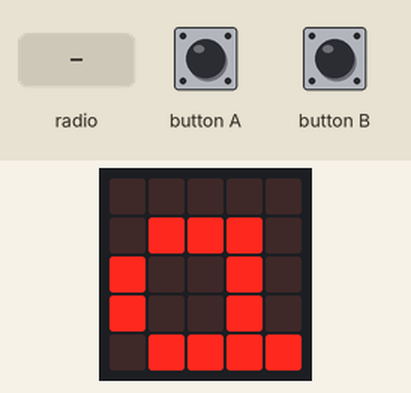
A program run on a simulated BBC micro:bit (MakeCode). Shown: the board's 5×5 LED display. The test bench sets the inputs (shaded band).

Above: at 1.2 s.
1.3 s: radio message "1" arrives
At 3.1 s:
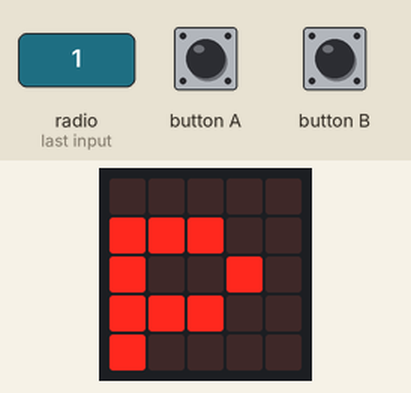
3.4 s: radio message "0" arrives
At 3.64 s:
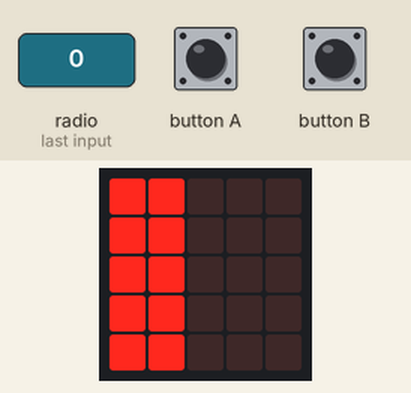
5.3 s: radio message "1" arrives
At 7.7 s:
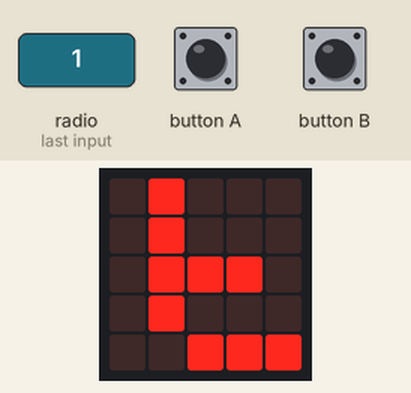
8.0 s: radio message "0" arrives
At 8.23 s:
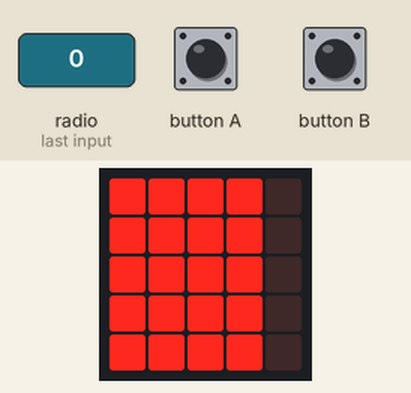
9.9 s: radio message "1" arrives
At 10.8 s:
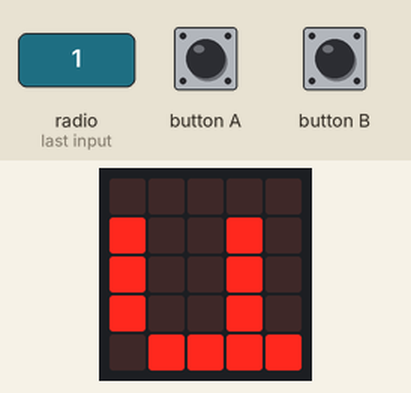
Timing chart, 0 to 12.9 s (numbered marks = the images above; inputs shaded):
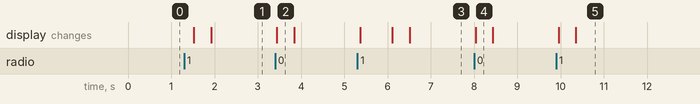

Measured:
- after the input at 1.3 s, the display: first changes after 0.22 s (image 1 shows a later state)
- after the input at 3.4 s, the display: changes at once (image 2)
- after the input at 5.3 s, the display: changes after 0.06 s (image 3)
- after the input at 8.0 s, the display: changes at once (image 4)
- after the input at 9.9 s, the display: first changes after 0.05 s (image 5 shows a later state)
- what the display in image 2 shows lasts 0.4 s, from 3.4 s to 3.8 s

The program:

main.ts
```typescript
radio.onReceivedNumber(function (receivedNumber) {
    if (_1 == 1) {
        _2 = receivedNumber
        basic.showLeds(`
            # . . . .
            # . . . .
            # . . . .
            # . . . .
            # . . . .
            `)
    }
    if (_1 == 2) {
        _3 = receivedNumber
        basic.showLeds(`
            # # . . .
            # # . . .
            # # . . .
            # # . . .
            # # . . .
            `)
    }
    if (_1 == 3) {
        _4 = receivedNumber
        basic.showLeds(`
            # # # . .
            # # # . .
            # # # . .
            # # # . .
            # # # . .
            `)
    }
    if (_1 == 4) {
        _5 = receivedNumber
        basic.showLeds(`
            # # # # .
            # # # # .
            # # # # .
            # # # # .
            # # # # .
            `)
    }
    if (_1 == 5) {
        _6 = receivedNumber
        basic.showLeds(`
            # # # # #
            # # # # #
            # # # # #
            # # # # #
            # # # # #
            `)
    }
    _1 += 1
    if (_1 == 6) {
        _1 = 1
        _2 = 2
        _3 = 2
        _4 = 2
        _5 = 2
        _6 = 2
    }
})
input.onButtonPressed(Button.A, function () {
    radio.sendNumber(0)
})
input.onButtonPressed(Button.B, function () {
    radio.sendNumber(1)
})
let _6 = 0
let _5 = 0
let _4 = 0
let _3 = 0
let _2 = 0
let _1 = 0
_1 = 1
radio.setGroup(196)
basic.forever(function () {
    if (_2 == 0) {
        if (_3 == 0) {
            if (_4 == 0) {
                if (_5 == 0) {
                    if (_6 == 0) {
                        basic.showString("a")
                    }
                }
            }
        }
    }
})
basic.forever(function () {
    if (_2 == 0) {
        if (_3 == 0) {
            if (_4 == 0) {
                if (_5 == 0) {
                    if (_6 == 1) {
                        basic.showString("b")
                    }
                }
            }
        }
    }
})
basic.forever(function () {
    if (_2 == 0) {
        if (_3 == 0) {
            if (_4 == 1) {
                if (_5 == 0) {
                    if (_6 == 1) {
                        basic.showString("f")
                    }
                }
            }
        }
    }
})
basic.forever(function () {
    if (_2 == 0) {
        if (_3 == 1) {
            if (_4 == 0) {
                if (_5 == 1) {
                    if (_6 == 0) {
                        basic.showString("k")
                    }
                }
            }
        }
    }
})
basic.forever(function () {
    if (_2 == 1) {
        if (_3 == 0) {
            if (_4 == 0) {
                if (_5 == 0) {
                    if (_6 == 1) {
                        basic.showString("q")
                    }
                }
            }
        }
    }
})
basic.forever(function () {
    if (_2 == 1) {
        if (_3 == 0) {
            if (_4 == 0) {
                if (_5 == 0) {
                    if (_6 == 0) {
                        basic.showString("p")
                    }
                }
            }
        }
    }
})
basic.forever(function () {
    if (_2 == 1) {
        if (_3 == 0) {
            if (_4 == 1) {
                if (_5 == 0) {
                    if (_6 == 1) {
                        basic.showString("u")
                    }
                }
            }
        }
    }
})
basic.forever(function () {
    if (_2 == 0) {
        if (_3 == 0) {
            if (_4 == 1) {
                if (_5 == 0) {
                    if (_6 == 0) {
                        basic.showString("e")
                    }
                }
            }
        }
    }
})
basic.forever(function () {

})
basic.forever(function () {
    if (_2 == 0) {
        if (_3 == 0) {
            if (_4 == 0) {
                if (_5 == 1) {
                    if (_6 == 0) {
                        basic.showString("c")
                    }
                }
            }
        }
    }
})
basic.forever(function () {
    if (_2 == 1) {
        if (_3 == 0) {
            if (_4 == 0) {
                if (_5 == 1) {
                    if (_6 == 0) {
                        basic.showString("r")
                    }
                }
            }
        }
    }
})
basic.forever(function () {
    if (_2 == 1) {
        if (_3 == 0) {
            if (_4 == 1) {
                if (_5 == 1) {
                    if (_6 == 0) {
                        basic.showString("v")
                    }
                }
            }
        }
    }
})
basic.forever(function () {
    if (_2 == 1) {
        if (_3 == 1) {
            if (_4 == 0) {
                if (_5 == 0) {
                    if (_6 == 0) {
                        basic.showString("x")
                    }
                }
            }
        }
    }
})
basic.forever(function () {
    if (_2 == 1) {
        if (_3 == 1) {
            if (_4 == 0) {
                if (_5 == 0) {
                    if (_6 == 1) {
                        basic.showString("y")
                    }
                }
            }
        }
    }
})
basic.forever(function () {
    if (_2 == 1) {
        if (_3 == 0) {
            if (_4 == 1) {
                if (_5 == 1) {
                    if (_6 == 1) {
                        basic.showString("w")
                    }
                }
            }
        }
    }
})
basic.forever(function () {
    if (_2 == 1) {
        if (_3 == 1) {
            if (_4 == 0) {
                if (_5 == 1) {
                    if (_6 == 0) {
                        basic.showString("z")
                    }
                }
            }
        }
    }
})
basic.forever(function () {
    if (_2 == 0) {
        if (_3 == 1) {
            if (_4 == 1) {
                if (_5 == 0) {
                    if (_6 == 0) {
                        basic.showString("m")
                    }
                }
            }
        }
    }
})
basic.forever(function () {
    if (_2 == 0) {
        if (_3 == 1) {
            if (_4 == 0) {
                if (_5 == 0) {
                    if (_6 == 1) {
                        basic.showString("j")
                    }
                }
            }
        }
    }
})
basic.forever(function () {
    if (_2 == 1) {
        if (_3 == 0) {
            if (_4 == 0) {
                if (_5 == 1) {
                    if (_6 == 1) {
                        basic.showString("s")
                    }
                }
            }
        }
    }
})
basic.forever(function () {
    if (_2 == 0) {
        if (_3 == 1) {
            if (_4 == 1) {
                if (_5 == 1) {
                    if (_6 == 0) {
                        basic.showString("n")
                    }
                }
            }
        }
    }
})
basic.forever(function () {
    if (_2 == 0) {
        if (_3 == 1) {
            if (_4 == 1) {
                if (_5 == 1) {
                    if (_6 == 1) {
                        basic.showString("o")
                    }
                }
            }
        }
    }
})
basic.forever(function () {
    if (_2 == 0) {
        if (_3 == 1) {
            if (_4 == 0) {
                if (_5 == 1) {
                    if (_6 == 1) {
                        basic.showString("l")
                    }
                }
            }
        }
    }
})
basic.forever(function () {
    if (_2 == 0) {
        if (_3 == 0) {
            if (_4 == 0) {
                if (_5 == 1) {
                    if (_6 == 1) {
                        basic.showString("d")
                    }
                }
            }
        }
    }
})
basic.forever(function () {
    if (_2 == 0) {
        if (_3 == 0) {
            if (_4 == 1) {
                if (_5 == 1) {
                    if (_6 == 1) {
                        basic.showString("h")
                    }
                }
            }
        }
    }
})
basic.forever(function () {
    if (_2 == 0) {
        if (_3 == 1) {
            if (_4 == 1) {
                if (_5 == 0) {
                    if (_6 == 1) {
                        basic.showString("n")
                    }
                }
            }
        }
    }
})
basic.forever(function () {
    if (_2 == 0) {
        if (_3 == 1) {
            if (_4 == 0) {
                if (_5 == 0) {
                    if (_6 == 0) {
                        basic.showString("i")
                    }
                }
            }
        }
    }
})
basic.forever(function () {
    if (_2 == 0) {
        if (_3 == 0) {
            if (_4 == 1) {
                if (_5 == 1) {
                    if (_6 == 0) {
                        basic.showString("g")
                    }
                }
            }
        }
    }
})
basic.forever(function () {
    if (_2 == 1) {
        if (_3 == 0) {
            if (_4 == 1) {
                if (_5 == 0) {
                    if (_6 == 0) {
                        basic.showString("t")
                    }
                }
            }
        }
    }
})
```

test.ts
```typescript
// les tests vont ici ; cela ne sera pas compilé si ce paquet est utilisé en tant qu'extension.
```
